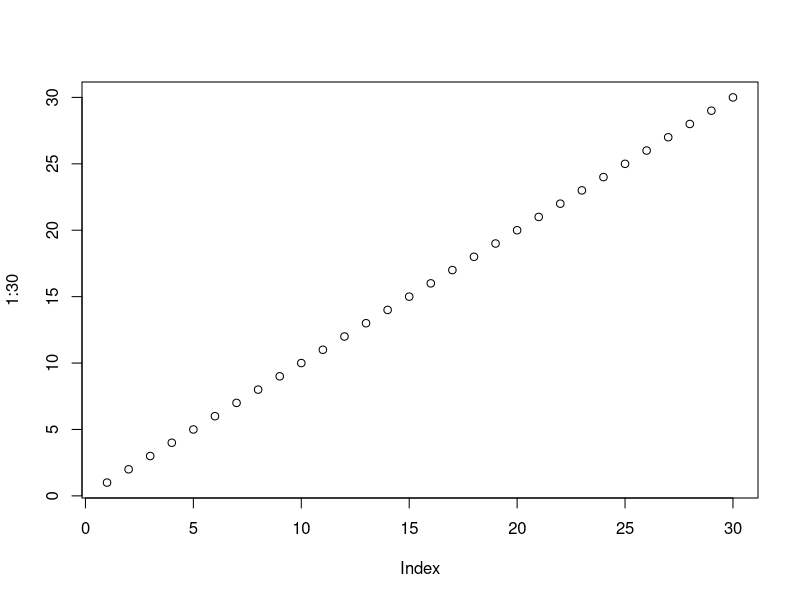
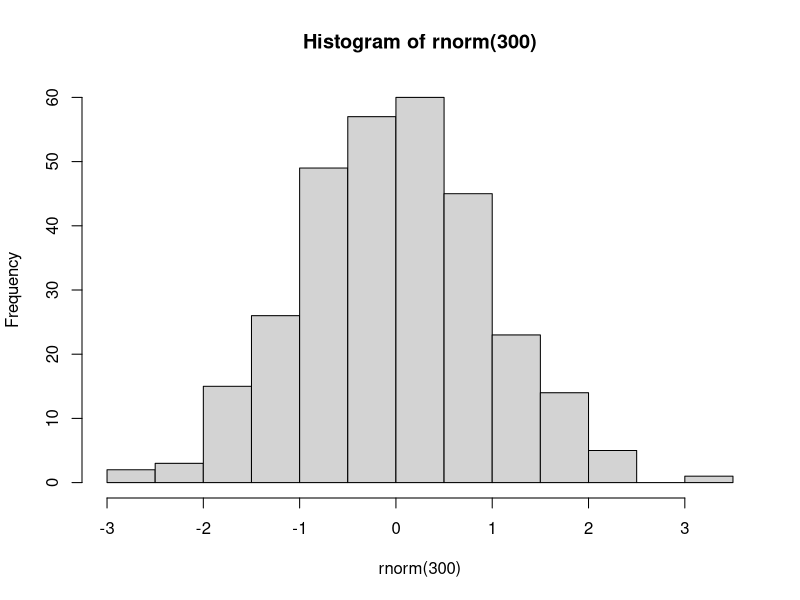

The R script that drew these images, in order:
## ---- chunk 1
3+3
## ---- chunk 2
plot(1:30)
hist(rnorm(300))
